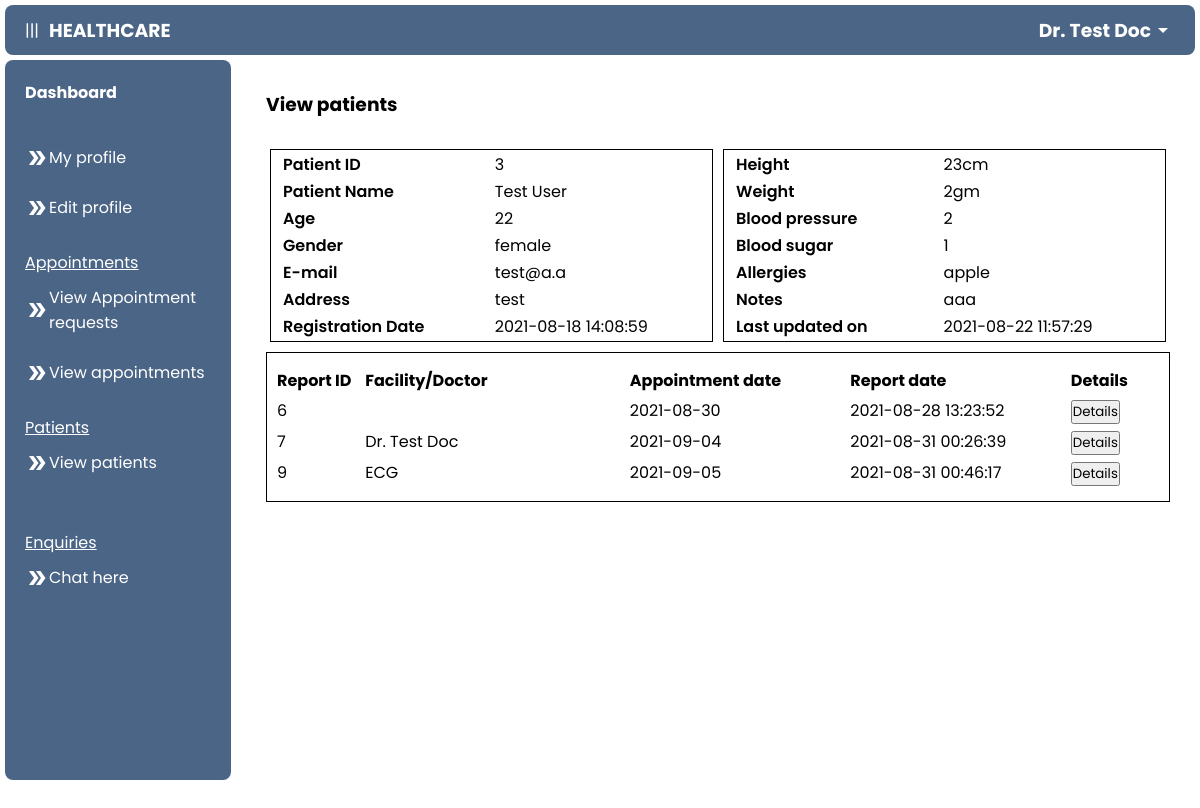
/doctor/patient_details.php?p_id=3 (signed in), run on the app's committed database.
### tables this page shows
CREATE TABLE `doctor` (
  `d_id` int(100) NOT NULL,
  `name` varchar(255) NOT NULL,
  `email` varchar(255) NOT NULL,
  `password` varchar(255) NOT NULL,
  `specialization` varchar(255) NOT NULL,
  `fees` int(100) NOT NULL,
  `created_date` datetime NOT NULL DEFAULT CURRENT_TIMESTAMP
);

CREATE TABLE `p_records` (
  `record_id` int(100) NOT NULL,
  `p_id` int(100) NOT NULL,
  `height` varchar(255) DEFAULT NULL,
  `weight` varchar(255) DEFAULT NULL,
  `blood_pressure` varchar(255) DEFAULT NULL,
  `blood_sugar` varchar(255) DEFAULT NULL,
  `allergies` varchar(255) DEFAULT NULL,
  `notes` varchar(255) DEFAULT NULL,
  `update_date` datetime NOT NULL DEFAULT CURRENT_TIMESTAMP ON UPDATE CURRENT_TIMESTAMP
);

CREATE TABLE `patient` (
  `p_id` int(11) NOT NULL,
  `name` varchar(255) NOT NULL,
  `email` varchar(255) NOT NULL,
  `password` varchar(255) NOT NULL,
  `address` varchar(255) NOT NULL,
  `age` int(100) NOT NULL,
  `gender` enum('male','female','other') NOT NULL,
  `reg_date` datetime NOT NULL DEFAULT CURRENT_TIMESTAMP
);

CREATE TABLE `report` (
  `report_id` int(100) NOT NULL,
  `p_id` int(100) DEFAULT NULL,
  `d_id` int(100) DEFAULT NULL,
  `value` varchar(255) DEFAULT NULL,
  `diagnosis` varchar(255) DEFAULT NULL,
  `prescription` longtext,
  `notes` longtext,
  `appointment_date` date NOT NULL,
  `report_date` datetime NOT NULL DEFAULT CURRENT_TIMESTAMP
);

### doctor/patient_details.php (the view, shortened to what this page needs)
<?php
include("../connect.php");
?>
<!DOCTYPE html>
<html lang="en">
<head>
    <link rel="stylesheet" href="../css/add.css">
</head>
<body>
    <?php include('navigation.php'); ?>
    <main>
        <h3 style="margin-bottom: 30px;">View patients</h3>
        <?php
        $p_id = $_GET["p_id"];
        $result = mysqli_query($con, "SELECT * FROM patient INNER JOIN p_records ON patient.p_id = p_records.p_id WHERE patient.p_id = $p_id ");
        while ($row = mysqli_fetch_array($result)) {
        ?>
            <div class="patient-info">
                <table class="myTable" style="margin-right: 5px;">
                    <tr>
                        <th>Patient ID</td>
                        <td><?php echo $p_id; ?></td>
                    </tr>
                    <tr>
                        <th>Patient Name</th>
                        <td><?php echo $row["name"]; ?></td>
                    </tr>
                    <tr>
                        <th>Age</th>
                        <td><?php echo $row["age"]; ?></td>
                    </tr>
                    <tr>
                        <th>Gender</th>
                        <td><?php echo $row["gender"]; ?></td>
                    </tr>
                    <tr>
                        <th>E-mail</th>
                        <td><?php echo $row["email"]; ?></td>
                    </tr>
                    <tr>
                        <th>Address</th>
                        <td><?php echo $row["address"]; ?></td>
                    </tr>
                    <tr>
                        <th>Registration Date</th>
                        <td><?php echo $row["reg_date"]; ?></td>
                    </tr>
                </table>
                <table class="myTable" style="margin-left: 5px;">
                    <tr>
                        <th>Height</td>
                        <td><?php echo $row["height"]; ?></td>
                    </tr>
                    <tr>
                        <th>Weight</th>
                        <td><?php echo $row["weight"]; ?></td>
                    </tr>
                    <tr>
                        <th>Blood pressure</th>
                        <td><?php echo $row["blood_pressure"]; ?></td>
                    </tr>
                    <tr>
                        <th>Blood sugar</th>
                        <td><?php echo $row["blood_sugar"]; ?></td>
                    </tr>
                    <tr>
                        <th>Allergies</th>
                        <td><?php echo $row["allergies"]; ?></td>
                    </tr>
                    <tr>
                        <th>Notes</th>
                        <td><?php echo $row["notes"]; ?></td>
                    </tr>
                    <tr>
                        <th>Last updated on</th>
                        <td><?php echo $row["update_date"]; ?></td>
                    </tr>
                </table>
            <?php } ?>
            </div>
            <div class="box" style="margin-bottom: 50px;">
                <div class="headings">
                    <h4 style="width: 10%;">Report ID</h4>
                    <h4 style="width: 30%;">Facility/Doctor</h4>
                    <h4 style="width: 25%;">Appointment date</h4>
                    <h4 style="width: 25%;">Report date</h4>
                    <h4 style="width: 10%;">Details</h4>
                </div>
                <?php
                $result2 = mysqli_query($con, "SELECT * FROM (patient INNER JOIN report ON patient.p_id = report.p_id) WHERE patient.p_id = $p_id");
                while ($row2 = mysqli_fetch_array($result2)) {
                ?>
                    <div class="entries">
                        <p style="width: 10%;"><?php echo $row2["report_id"]; ?></p>
                        <p style="width: 30%;"><?php echo $row2["value"]; ?></p>
                        <p style="width: 25%;"><?php echo $row2["appointment_date"]; ?></p>
                        <p style="width: 25%;"><?php echo $row2["report_date"]; ?></p>
                        <p style="width: 10%;"><button onclick="myFunction1<?php echo $row2["report_id"]; ?>()" id="myBtn <?php echo $row2["report_id"]; ?>">Details</button></p>
                    </div>
                <?php } ?>
            </div>
    </main>
    </div>
</body>
</html>

### doctor/navigation.php (shortened to what this page needs)
<?php
include('../connect.php');
$email = $_SESSION['email'];
$sql = mysqli_query($con, "SELECT * FROM doctor WHERE email = '$email'");
$row = mysqli_fetch_array($sql);
$name = $row["name"];
?>
<link rel="stylesheet" href="../css/nav.css">
<header>
    <div class="head">
        <div id="nav_button" onclick="nav_button()">|||</div>
        <h3>HEALTHCARE</h3>
    </div>
    <div class="dropdown">
        <div class="user">
            <h3><?php echo $name; ?></h3>
            <span class="material-icons">
            </span>
        </div>
    </div>
</header>
<div class="container">
    <nav id="nav">
        <div class="nav-content">
            <a href="./dashboard.php">
                <h4>Dashboard</h4>
            </a>
        </div>
        <div class="nav-content">
            <u>
                <p></p>
            </u>
            <a href="./my_profile.php?id=<?php echo $row["d_id"]; ?>"><span class="material-icons">
                </span>My profile</a><br>
            <a href="./edit_profile.php?id=<?php echo $row["d_id"]; ?>"><span class="material-icons">
                </span>Edit profile</a>
        </div>
        <div class="nav-content">
            <u>
                <p>Appointments</p>
            </u>
            <a href="./view_request.php"><span class="material-icons">
                </span>View Appointment requests</a><br>
            <a href="./view_appointments.php"><span class="material-icons">
                </span>View appointments</a>
        </div>
        <div class="nav-content">
            <u>
                <p>Patients</p>
            </u>
            <a href="./view_patients.php"><span class="material-icons">
                </span>View patients</a><br>
        </div>
        <div class="nav-content">
            <u>
                <p>Enquiries</p>
            </u>
            <a href="./chat.php"><span class="material-icons">
                </span>Chat here</a><br>
        </div>
    </nav>

### css/add.css (style rules this page uses)
main { overflow: auto; }
.patient-info { display: flex; justify-content: center; width: 100%; }
.myTable { border: 1px solid black; width: 49%; }
.myTable th { font-weight: 600; text-align: start; padding: 0 10px; }
.myTable td, .myTable tr { padding: 0 10px; }
.box { margin-top: 10px; width: 100%; height: auto; padding: 10px; border: 1px solid black; }
.box .headings, .box .entries, .d-row { display: flex; margin: 5px 0; }

### css/nav.css (style rules this page uses)
* { padding: 0; margin: 0; box-sizing: border-box; font-family: 'Poppins', sans-serif; }
body { overflow: hidden; height: 100vh; }
a { text-decoration: none; color: black; }
header { display: flex; align-items: center; justify-content: space-between; width: 100%-5px; height: 50px; padding:0 20px; background-color: #4B6587; color: #ffffff; border-radius: 0.5rem; margin: 5px; }
.dropdown { position: relative; display: inline-block; }
header .user, .head { display: flex; align-items: center; cursor: pointer; }
.head { gap: 10px; }
.container { display: flex; height: 100%; }
nav { flex: 1; background-color: #4B6587; width: 100%; height: 90%; margin: 5px; margin-top: 0; color: white; border-radius: 0.5rem; overflow: auto; display: block; transition: 0.5s ease-in-out; }
.nav-content { margin: 20px 0; padding: 0 20px; }
.nav-content a { display: flex; align-items: center; text-decoration: none; color: white; font-size: 16px; }
.nav-content p { padding: 10px 0; }
main { flex: 4; width: 100%; padding: 30px; }

### data on the page
doctor: name "Dr. Test Doc"
p_records: p.name "Test User", p.age "22", p.gender "female", p.email "test@a.a", p.address "test", p.reg_date "2021-08-18 14:08:59", height "23cm", weight "2gm", blood_pressure "2", blood_sugar "1", allergies "apple", notes "aaa", update_date "2021-08-22 11:57:29"
report: report_id "6", appointment_date "2021-08-30", report_date "2021-08-28 13:23:52"
report: report_id "7", value "Dr. Test Doc", appointment_date "2021-09-04", report_date "2021-08-31 00:26:39"
report: report_id "9", value "ECG", appointment_date "2021-09-05", report_date "2021-08-31 00:46:17"
